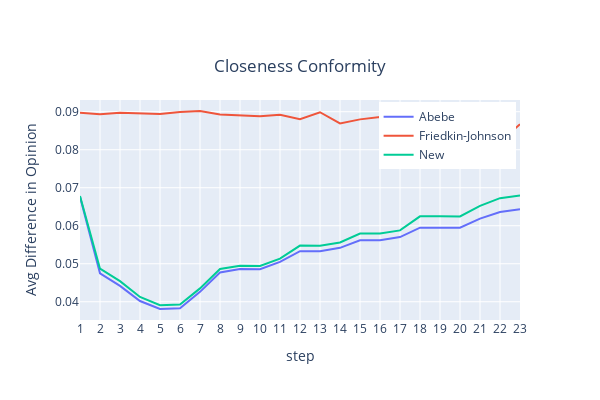

The notebook cell this image was saved under:
### Code cell
# initialize attributes of the graph to test
g4 = GraphAttributeClass().add_attrs(g=g_init, conformity_node_dict=close_cent_norm)
run_simulation(g4, title='Closeness Conformity')

### Figure 1 — Plotly figure (JSON) as saved in the notebook; plotly's stock layout.template omitted (floating-point values rounded to 4 significant figures)
{"data": [{"mode": "lines", "name": "Abebe", "type": "scatter", "x": [1, 2, 3, 4, 5, 6, 7, 8, 9, 10, 11, 12, 13, 14, 15, 16, 17, 18, 19, 20, 21, 22, 23], "y": [0.06763, 0.0475, 0.04417, 0.04018, 0.03809, 0.0383, 0.0426, 0.04772, 0.0486, 0.04854, 0.05047, 0.0533, 0.05329, 0.05418, 0.05617, 0.05617, 0.05702, 0.0595, 0.0595, 0.0595, 0.06186, 0.06359, 0.06433]}, {"mode": "lines", "name": "Friedkin-Johnson", "type": "scatter", "x": [1, 2, 3, 4, 5, 6, 7, 8, 9, 10, 11, 12, 13, 14, 15, 16, 17, 18, 19, 20, 21, 22, 23], "y": [0.08972, 0.08936, 0.08975, 0.08954, 0.08943, 0.08993, 0.09019, 0.08924, 0.08906, 0.08883, 0.0892, 0.08801, 0.08986, 0.08692, 0.08798, 0.08858, 0.08805, 0.08697, 0.08615, 0.08536, 0.08388, 0.08207, 0.08673]}, {"mode": "lines", "name": "New", "type": "scatter", "x": [1, 2, 3, 4, 5, 6, 7, 8, 9, 10, 11, 12, 13, 14, 15, 16, 17, 18, 19, 20, 21, 22, 23], "y": [0.06784, 0.0487, 0.04541, 0.04125, 0.03911, 0.03926, 0.04351, 0.04861, 0.04949, 0.04943, 0.05135, 0.05477, 0.05471, 0.0556, 0.05795, 0.05795, 0.05877, 0.06246, 0.06246, 0.06243, 0.06524, 0.06726, 0.06795]}], "layout": {"height": 400, "legend": {"x": 0.99, "xanchor": "right", "y": 0.99, "yanchor": "top"}, "title": {"text": "Closeness Conformity", "x": 0.5, "y": 0.85}, "width": 600, "xaxis": {"dtick": 1, "title": {"text": "step"}}, "yaxis": {"title": {"text": "Avg Difference in Opinion"}}}}
